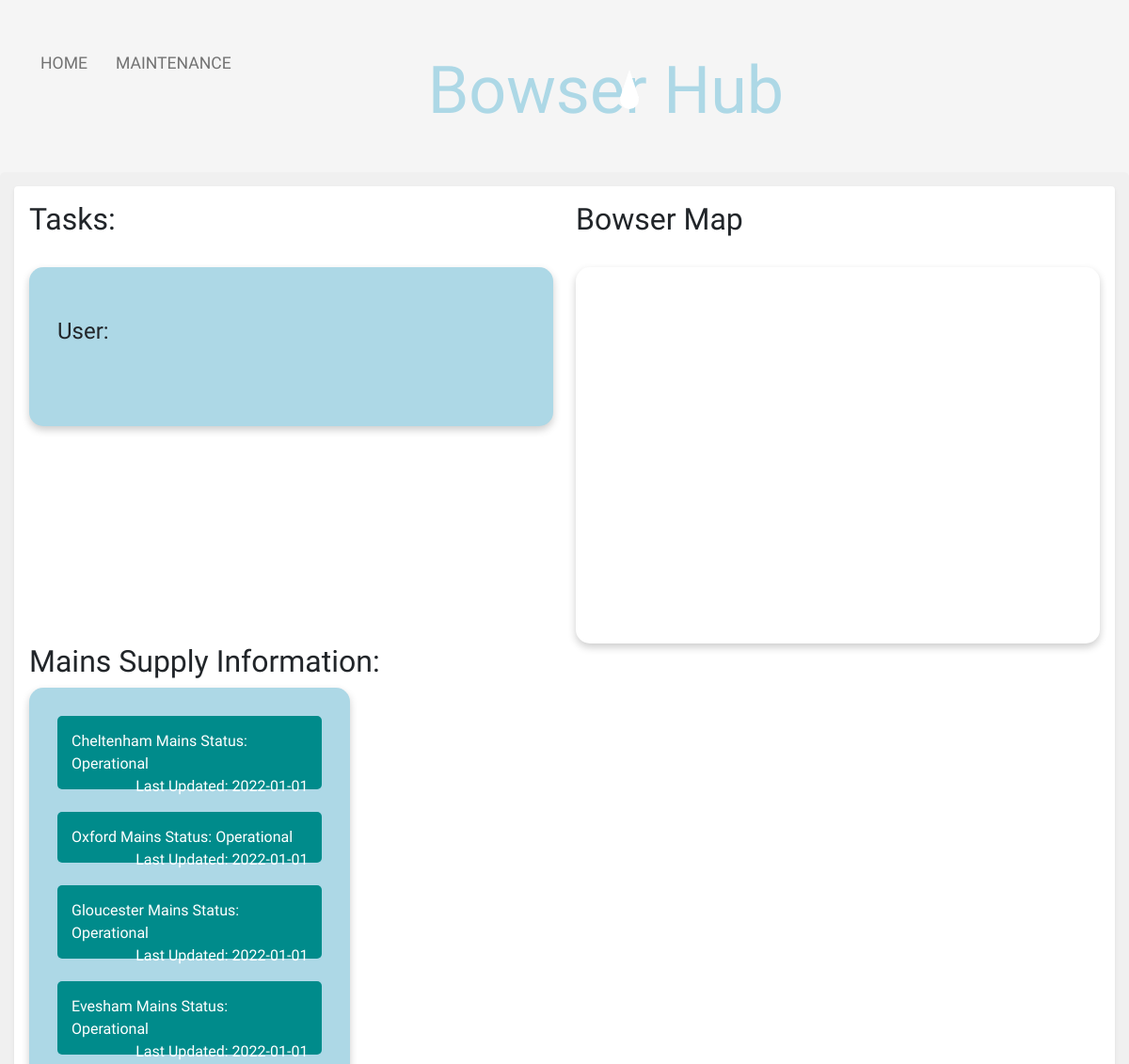
The app's page /maintenance/maintenance.php (upper part), older data.
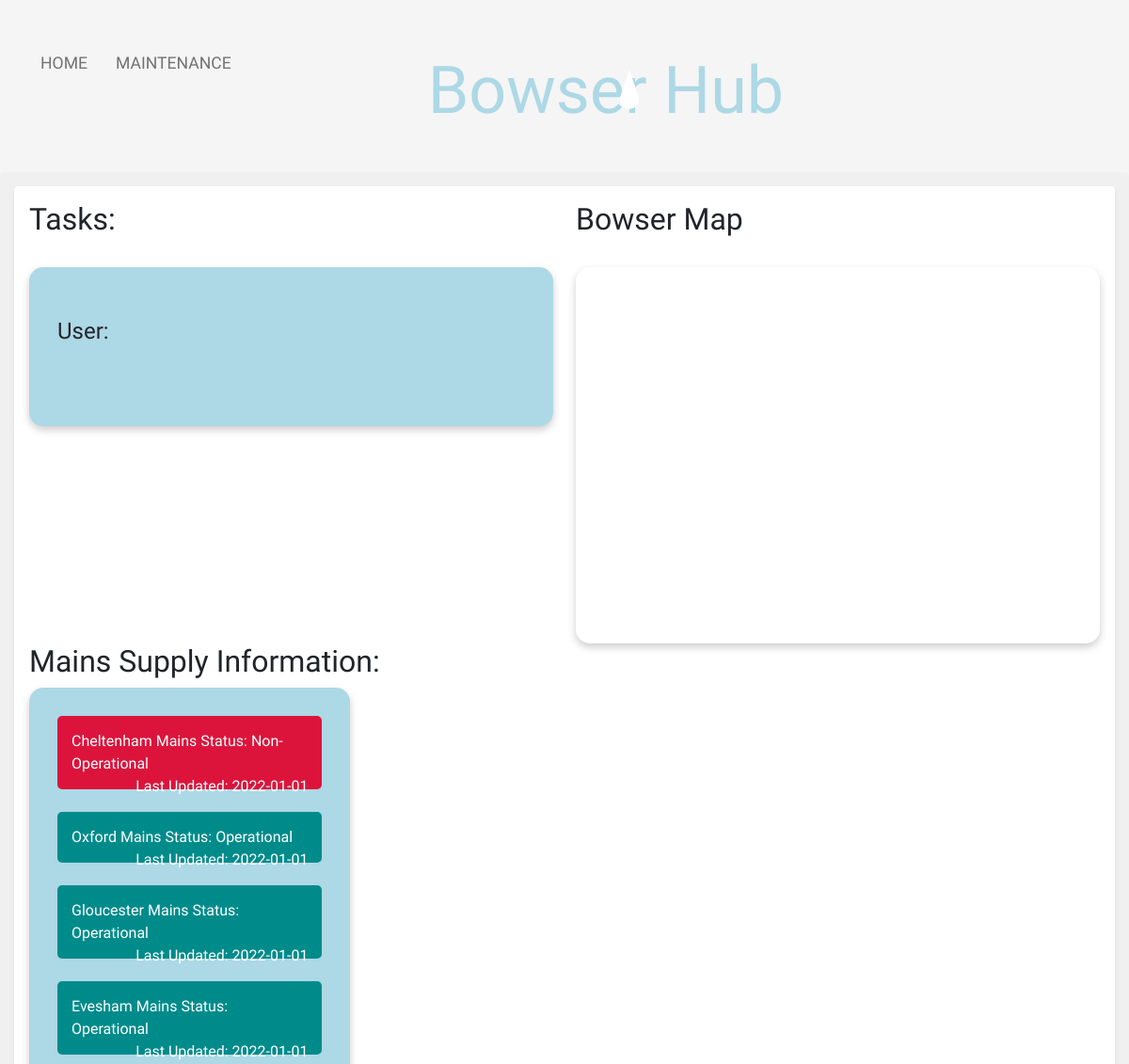
The same page, newer data.
### tables this page shows
CREATE TABLE `tbl_area` (
  `Area_ID` int(11) NOT NULL,
  `Area_Name` varchar(100) NOT NULL,
  `Area_Mains_Status` varchar(100) NOT NULL,
  `Last_Modified` date NOT NULL DEFAULT '2022-01-01'
);

### maintenance/maintenance.php (the view, shortened to what this page needs)
<?php
$connection = OpenConnection();
?>
<!doctype html>
<html lang="en">
<head>
    <link href="https://cdn.jsdelivr.net/npm/bootstrap@5.1.1/dist/css/bootstrap.min.css" rel="stylesheet">
    <link rel="stylesheet" href="../global/global.css" type="text/css">
    <link rel="stylesheet" href="maintenance.css" type="text/css">
</head>
<body>
<div>
    <div class="nav-wrapper">
        <div class="left-side">
            <div class="nav-link-wrapper active-nav-link">
                <a class="text-focus-in" href="../home/index.php">Home</a>
            </div>
            <div class="nav-link-wrapper active-nav-link">
                <a class="text-focus-in" href="maintenance.php">Maintenance</a>
            </div>
        </div>
        <div class="middle">
            <h2 class="text-focus-in" id="navTitle">Bowser Hub</h2>
            <div class="drop"></div>
        </div>
        <div class="right-side">
        </div>
    </div>
    <div class="upperPage">
        <div class="shadow-sm p-3 mb-5 bg-body rounded">
            <div class="row">
                <div class="col">
                    <h2> Tasks:</h2>
                    <br />
                    <ul class="maintenance_list">
                        <br />
                        <h4>User: <?php
                            ?> </h4>
                        <br /><br />
                </div>
                <div class="col">
                    <div class="text_area">
                        <h2>Bowser Map</h2>
                        <br />
                        <div class="mapDiv"  id="map"></div>
                    </div>
                </div>
            </div>
            <h2>  Mains Supply Information:</h2>
            <div class ="backgroundBox">
            <?php
            $mainsSQL = "SELECT * FROM tbl_area ORDER BY Last_Modified DESC";
            $mainsQuery = mysqli_query($connection, $mainsSQL);
            foreach ($mainsQuery as $area){
                $areaName = $area['Area_Name'];
                $areaStatus = $area['Area_Mains_Status'];
                $areaLastModified = $area['Last_Modified'];
                switch ($areaStatus){
                    case "Operational":
                        $areaDiv = "operational";
                        break;
                    case "Non-Operational":
                        $areaDiv = "broken";
                        break;
                }
                echo "<div id = $areaDiv >";
                echo $areaName," Mains Status: ", $areaStatus," <span style='float:right'> Last Updated: ", $areaLastModified, "</span>","</div> <br/>";
            }
            ?>
            </div>
        </div>
        <br /><br /><br /><br /><br />
        <br />  <br />
</body>
</html>

### global/global.css (style rules this page uses)
.left-side { margin-left: 5px; }
body { font-family: "Comfortaa", cursive; margin: 0px; background-color: whitesmoke; }
.nav-wrapper { display: flex; justify-content: space-between; padding: 38px; font-size: larger; }
#navTitle { font-family: 'Rubik Moonrocks', cursive; font-size: 90px; color: lightblue; margin-left: 30pc; }
.left-side { display: flex; margin-left: -4%; }
.nav-wrapper > .left-side > div { margin-right: 30px; text-transform: uppercase; font-size: 1.1rem; }
.nav-link-wrapper { height: 22px; border-bottom: 1px solid transparent; transition: border-bottom 0.5s; }
.active-nav-link a { color: #727272; }
.nav-link-wrapper a { color: #727272; text-decoration: none; transition: color 0.5s; }
.text-focus-in { -webkit-animation: text-focus-in 0.7s cubic-bezier(0.55, 0.085, 0.68, 0.53) both; animation: text-focus-in 0.7s cubic-bezier(0.55, 0.085, 0.68, 0.53) both; animation-delay: 0.7s; }
.middle { margin-left: -30%; }
.upperPage { background-color: rgb(240, 240, 240); border-radius: 5px; padding: 15px; margin-top: -35px; }
a:link { text-decoration: none; }
#map { height: 400px; }
.mapDiv { padding: 5px; border: 0; border-radius: 15px; box-shadow: 0 4px 8px 0 rgba(0, 0, 0, 0.2); }
@media only screen and (max-width: 1200px) { .middle { margin-left: -50px; } }
@media only screen and (max-width: 1200px) { #navTitle { margin-left: -50px; font-size: 70px; } }
.drop { position: relative; width: 20px; height: 20px; top: -50px; margin: 0 auto; background: #FFF; -moz-border-radius: 20px; -webkit-border-radius: 20px; border-radius: 20px; -moz-animation-name: drip; -webkit-animation-name: drip; animation-name: drip; -moz-animation-timing-function: cubic-bezier(1,0,.91,.19); -webkit-animation-timing-function: cubic-bezier(1,0,.91,.19); animation-timing-function: cubic-bezier(1,0,.91,.19); -moz-animation-duration: 2s; -webkit-animation-duration: 2s; animation-duration: 2s; -moz-animation-iteration-count: infinite; -webkit-animation-iteration-count: infinite; animation-iteration-count: infinite; }
.drop:before { content: ""; position: absolute; width: 0; height: 0; border-left: 10px solid transparent; border-right: 10px solid transparent; border-bottom: 30px solid rgba(255,255,255,1); top: -22px; }

### maintenance/maintenance.css (style rules this page uses)
.maintenance_list { padding: 30px; background-color: lightblue; border: 0; border-radius: 15px; box-shadow: 0 4px 8px 0 rgba(0, 0, 0, 0.2); }
.left-side { margin-left: 5px; }
.backgroundBox { width: 30%; padding: 30px; background-color: lightblue; border: 0; border-radius: 15px; box-shadow: 0 4px 8px 0 rgba(0, 0, 0, 0.2); }
#operational { padding: 15px; background-color: darkcyan ; border: 0; border-radius: 5px; font-size: medium; color: white; }
#broken { padding: 15px; background-color: Crimson ; border: 0; border-radius: 5px; font-size: medium; color: white; }

Row changes from the older to the newer data that the page shows:
changed tbl_area "Cheltenham": Area_Mains_Status "Operational" → "Non-Operational"
